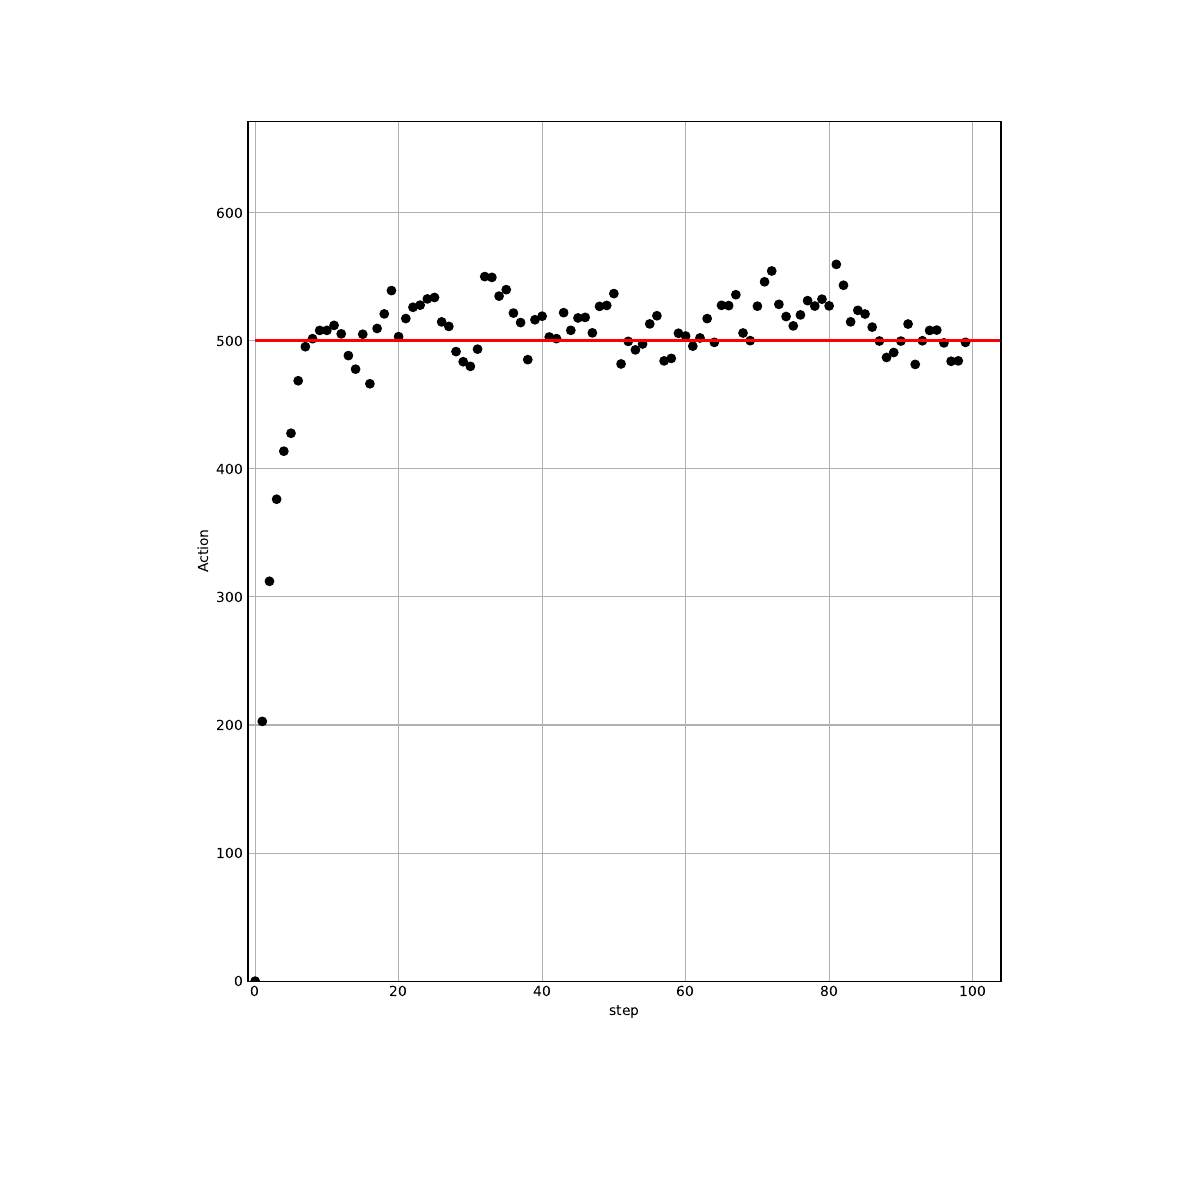

Recreate this plot in Python.
import matplotlib.pyplot as plt
import numpy as np

# from scipy import special as sp


# def func(x):
#    return 2*np.exp((np.angle(sp.gamma(complex(1,x))) - np.pi)/x)

# PLOT EQUAZIONI DIFFERENZIALI

f = np.genfromtxt("data", delimiter=",", dtype=np.longdouble, usecols=0)
x = np.genfromtxt("data", delimiter=",", dtype=np.longdouble, usecols=1)


plt.style.use("_mpl-gallery")

# fig,axs = plt.subplots(1, sharex=True, sharey=True)
fig = plt.figure()
ax = fig.add_subplot(1, 1, 1)
plt.tight_layout()  # fai in modo che il grafico si centri bene nella figura
fig.set_size_inches(30 / 2.54, 30 / 2.54)


# lsp = np.linspace(0.00000001,10,100)
# a = np.zeros(100)
# for n in range(100):
#    a[n] = func(lsp[n]);


# fig.text(0.5,0.04,"x", ha='center')
# fig.text(0.04,0.5, "f(x)", va='center',rotation='vertical')

# ax.plot(x,y, color = "green") #Eulero
# ax.plot(A,B, color = "red")  #Runge Kutta 2
ax.scatter(x, f, color="black")  # RK4
# plt.xticks(np.arange(min(x), max(x), 0.05))

ax.hlines(y=500, xmin=0.0, xmax=np.amax(x) * 1.05, linewidth=2, color="red")
# ax.vlines(x=3*np.pi/2.0, ymin = np.amin(f),
# ymax = np.amax(f), linewidth=5, color='black')

# ax.plot(lsp, a, color = "green")

"""
plt.vlines(x = 3, ymin = 0, ymax = 4,
           colors = 'blue',
           label = 'g = 3')
"""

ax.set_xlabel("step")
ax.set_ylabel("Action")
# ax.legend(["Numerical solution","Approximation","g = 3"])
# ax.set(xlim =(np.amin(x),np.amax(x)),ylim=(np.amin(f)*1.25,np.amax(f)*1.25))
ax.set(xlim=(-1.0, np.amax(x) * 1.05), ylim=(np.amin(f), np.amax(f) * 1.2))
# xlim=(np.amin(x),np.amax(x)+2)
# plt.show()
plt.savefig("plot.pdf")
